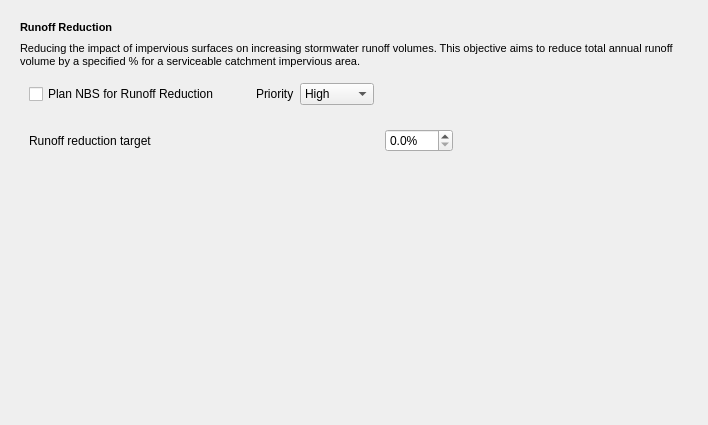
            <widget class="QWidget" name="scrollAreaWidgetContents">
             <property name="geometry">
              <rect>
               <x>0</x>
               <y>0</y>
               <width>708</width>
               <height>425</height>
              </rect>
             </property>
             <layout class="QVBoxLayout" name="verticalLayout_43">
              <item>
               <widget class="QWidget" name="widget" native="true">
                <layout class="QVBoxLayout" name="verticalLayout_42">
                 <item>
                  <widget class="QLabel" name="design_ration_lbl">
                   <property name="minimumSize">
                    <size>
                     <width>0</width>
                     <height>16</height>
                    </size>
                   </property>
                   <property name="maximumSize">
                    <size>
                     <width>16777215</width>
                     <height>16</height>
                    </size>
                   </property>
                   <property name="whatsThis">
                    <string>Select what design goals to consider and what priority they take over each other. Highest priority (1) and Lowest priority (3) influence technology's chance of being implemented. Note that equal priority can be set as well, in which case no one design rationale is more important than the other.</string>
                   </property>
                   <property name="text">
                    <string>&lt;!DOCTYPE HTML PUBLIC &quot;-//W3C//DTD HTML 4.0//EN&quot; &quot;http://www.w3.org/TR/REC-html40/strict.dtd&quot;&gt;
&lt;html&gt;&lt;head&gt;&lt;meta name=&quot;qrichtext&quot; content=&quot;1&quot; /&gt;&lt;style type=&quot;text/css&quot;&gt;
p, li { white-space: pre-wrap; }
&lt;/style&gt;&lt;/head&gt;&lt;body style=&quot; font-family:'MS Shell Dlg 2'; font-size:8pt; font-weight:400; font-style:normal;&quot;&gt;
&lt;p style=&quot; margin-top:0px; margin-bottom:0px; margin-left:0px; margin-right:0px; -qt-block-indent:0; text-indent:0px;&quot;&gt;&lt;span style=&quot; font-weight:600;&quot;&gt;Runoff Reduction&lt;/span&gt;&lt;/p&gt;&lt;/body&gt;&lt;/html&gt;</string>
                   </property>
                  </widget>
                 </item>
                 <item>
                  <widget class="QLabel" name="design_ration_lbl_2">
                   <property name="minimumSize">
                    <size>
                     <width>0</width>
                     <height>0</height>
                    </size>
                   </property>
                   <property name="maximumSize">
                    <size>
                     <width>16777215</width>
                     <height>16777215</height>
                    </size>
                   </property>
                   <property name="whatsThis">
                    <string>Select what design goals to consider and what priority they take over each other. Highest priority (1) and Lowest priority (3) influence technology's chance of being implemented. Note that equal priority can be set as well, in which case no one design rationale is more important than the other.</string>
                   </property>
                   <property name="text">
                    <string>&lt;!DOCTYPE HTML PUBLIC &quot;-//W3C//DTD HTML 4.0//EN&quot; &quot;http://www.w3.org/TR/REC-html40/strict.dtd&quot;&gt;
&lt;html&gt;&lt;head&gt;&lt;meta name=&quot;qrichtext&quot; content=&quot;1&quot; /&gt;&lt;style type=&quot;text/css&quot;&gt;
p, li { white-space: pre-wrap; }
&lt;/style&gt;&lt;/head&gt;&lt;body style=&quot; font-family:'MS Shell Dlg 2'; font-size:8pt; font-weight:400; font-style:normal;&quot;&gt;
&lt;p style=&quot; margin-top:0px; margin-bottom:0px; margin-left:0px; margin-right:0px; -qt-block-indent:0; text-indent:0px;&quot;&gt;Reducing the impact of impervious surfaces on increasing stormwater runoff volumes. This objective aims to reduce total annual runoff volume by a specified % for a serviceable catchment impervious area.&lt;/p&gt;&lt;/body&gt;&lt;/html&gt;</string>
                   </property>
                   <property name="wordWrap">
                    <bool>true</bool>
                   </property>
                  </widget>
                 </item>
                 <item>
                  <widget class="QWidget" name="widget_2" native="true">
                   <layout class="QHBoxLayout" name="horizontalLayout_2">
                    <item>
                     <widget class="QCheckBox" name="ration_runoff_check">
                      <property name="text">
                       <string>Plan NBS for Runoff Reduction</string>
                      </property>
                     </widget>
                    </item>
                    <item>
                     <spacer name="horizontalSpacer">
                      <property name="orientation">
                       <enum>Qt::Horizontal</enum>
                      </property>
                      <property name="sizeType">
                       <enum>QSizePolicy::Fixed</enum>
                      </property>
                      <property name="sizeHint" stdset="0">
                       <size>
                        <width>30</width>
                        <height>20</height>
                       </size>
                      </property>
                     </spacer>
                    </item>
                    <item>
                     <widget class="QLabel" name="runoff_pri_lbl">
                      <property name="text">
                       <string>Priority</string>
                      </property>
                     </widget>
                    </item>
                    <item>
                     <widget class="QComboBox" name="comboBox">
                      <item>
                       <property name="text">
                        <string>High</string>
                       </property>
                      </item>
                      <item>
                       <property name="text">
                        <string>Medium</string>
                       </property>
                      </item>
                      <item>
                       <property name="text">
                        <string>Low</string>
                       </property>
                      </item>
                     </widget>
                    </item>
                    <item>
                     <spacer name="horizontalSpacer_2">
                      <property name="orientation">
                       <enum>Qt::Horizontal</enum>
                      </property>
                      <property name="sizeHint" stdset="0">
                       <size>
                        <width>40</width>
                        <height>20</height>
                       </size>
                      </property>
                     </spacer>
                    </item>
                   </layout>
                   <zorder>ration_runoff_check</zorder>
                   <zorder>ration_runoff_check</zorder>
                   <zorder>runoff_pri_lbl</zorder>
                   <zorder>comboBox</zorder>
                   <zorder>horizontalSpacer</zorder>
                   <zorder>horizontalSpacer_2</zorder>
                  </widget>
                 </item>
                 <item>
                  <widget class="QWidget" name="widget_3" native="true">
                   <layout class="QHBoxLayout" name="horizontalLayout_3">
                    <item>
                     <widget class="QLabel" name="targets_runoff_lbl">
                      <property name="text">
                       <string>Runoff reduction target</string>
                      </property>
                     </widget>
                    </item>
                    <item>
                     <spacer name="horizontalSpacer_7">
                      <property name="orientation">
                       <enum>Qt::Horizontal</enum>
                      </property>
                      <property name="sizeHint" stdset="0">
                       <size>
                        <width>40</width>
                        <height>20</height>
                       </size>
                      </property>
                     </spacer>
                    </item>
                    <item>
                     <widget class="QDoubleSpinBox" name="targets_runoff_spin">
                      <property name="suffix">
                       <string>%</string>
                      </property>
                      <property name="decimals">
                       <number>1</number>
                      </property>
                     </widget>
                    </item>
                    <item>
                     <spacer name="horizontalSpacer_6">
                      <property name="orientation">
                       <enum>Qt::Horizontal</enum>
                      </property>
                      <property name="sizeHint" stdset="0">
                       <size>
                        <width>40</width>
                        <height>20</height>
                       </size>
                      </property>
                     </spacer>
                    </item>
                   </layout>
                  </widget>
                 </item>
                </layout>
               </widget>
              </item>
              <item>
               <spacer name="verticalSpacer_2">
                <property name="orientation">
                 <enum>Qt::Vertical</enum>
                </property>
                <property name="sizeHint" stdset="0">
                 <size>
                  <width>20</width>
                  <height>40</height>
                 </size>
                </property>
               </spacer>
              </item>
             </layout>
            </widget>
